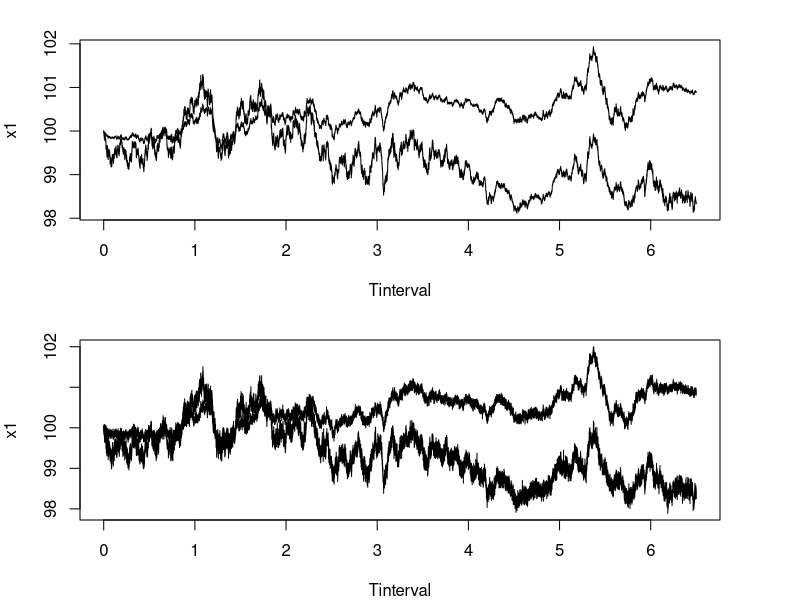

R code for this plot:
### Preliminaries -------------------------------------------------------------
suppressMessages({
  library(dplyr)
  library(lubridate)
  library(magrittr)
  library(tidyr)  
})

### Magic numbers -------------------------------------------------------------
Tend <- 6.5
N <- Tend*3600
beta0 <- -5/16
beta1 <- 1/8
Tinterval <- seq(0,Tend, by = Tend/N)

### Functions -----------------------------------------------------------------
OU_exact <- function(alpha = -1/40, sigma = 1, Tend = 6.5, N = 23400){
  X0 <- rnorm(1,0,sqrt((-2*alpha)^(-1)))
  # X0 <- 22.1559
  OU <- rep(X0,N+1)
  xi <- rnorm(N,0,1)
  t_inc <- Tend/N
  
  for (k in 1:N) {
    OU[k+1] <- exp(alpha*t_inc)*OU[k] + 
      sigma*sqrt(-1/(2*alpha)*(1-exp(2*alpha*t_inc)))*xi[k] 
  }
  return(OU)
}

BM_exact <- function(Tend, N, ncols){
  BM <- matrix(nrow=N+1, ncol = ncols)
  t_inc <- T/N
  for (i in 1:ncols){
    BM[,i] <- cumsum(c(0,rnorm(N,0,sqrt(t_inc))))
  }
  return(BM)
}

a_func <- function(a,t_inc){
  return(a*t_inc)
}

b_func <- function(rho, sigma, BM_inc){
  return(rho*sigma*BM_inc[1] + sqrt(1-rho^2)*sigma*BM_inc[2])
}

EM_scheme <- function(BM, sigma, Tend=6.5, N = 23400, a = 0.03, rho = -0.3){
  X0 <- 100
  X <- rep(X0,N+1)
  t_inc <- Tend/N
  
  #Brownian Motions
  n_BM <- ncol(BM)
  BM_inc <- matrix(nrow = N,ncol = n_BM)
  
  for (i in 1:n_BM){
    BM_inc[,i] <- diff(BM[,i])  
  }
  
  for (i in 1:N){
    X[i+1] = X[i] + a_func(a,t_inc) + b_func(rho, sigma[i+1], BM_inc[i,])
  }
  
  return(X)
}

msNoise <- function(gamma, sigma, X, N){
  omega2 <- gamma^2*sqrt(sum(sigma^4))
  
  noise <- rnorm(N+1, 0,sqrt(omega2))
  return(X+noise)
}

plot_proc <- function(x1,x2) {
  yMax <- max(c(x1, x2))
  yMin <- min(c(x1, x2))
  plot(Tinterval, x1, type = "l", ylim = c(yMin,yMax))
  lines(x=Tinterval, y=x2)
}

### ---------------------------------------------------------------------------
BM <- BM_exact(Tend, N, 3)

#OU Volatility
sigma1 <- OU_exact()
sigma2 <- OU_exact()

X1 <- EM_scheme(BM = BM[,-1], sigma1)
X2 <- EM_scheme(BM = BM[,-2], sigma2)

XwN1 <- msNoise(0.002, sigma1, X1, N)
XwN2 <- msNoise(0.002, sigma2, X2, N)


### Plot ----------------------------------------------------------------------
par(mar = c(4,4,2,4), mfrow = c(2,1))
plot_proc(X1,X2)
plot_proc(XwN1, XwN2)
